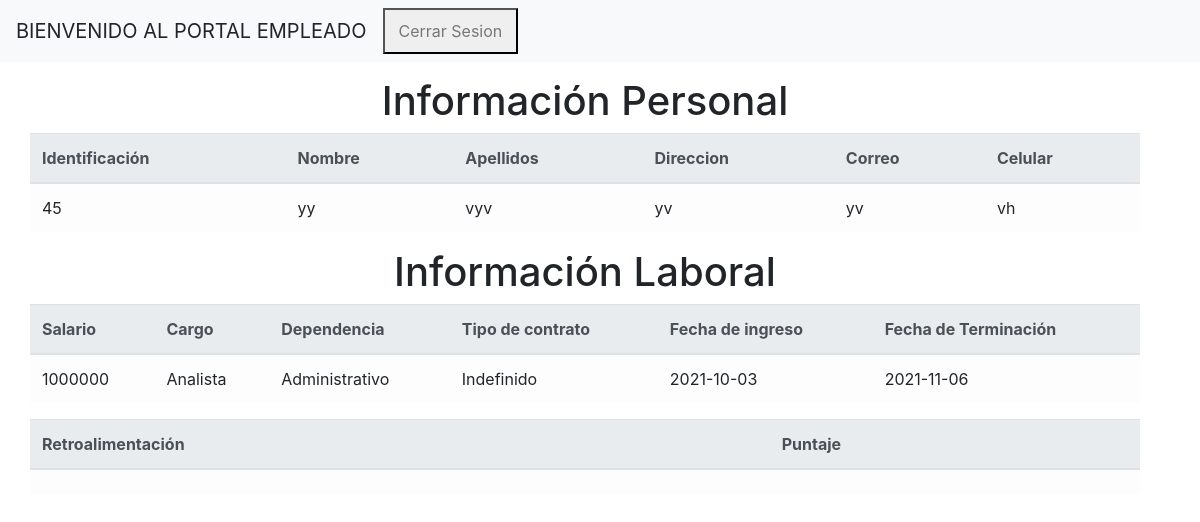
Page /empleado (signed in) on the committed database.
### tables this page shows
CREATE TABLE usuarios (id_cedula INTEGER PRIMARY KEY NOT NULL, nombre VARCHAR (50) NOT NULL, apellido VARCHAR (50) NOT NULL, correo VARCHAR (50) NOT NULL, direccion VARCHAR (150) NOT NULL, celular INTEGER NOT NULL, fecha_ingreso DATE NOT NULL, fecha_termino DATE, salario INTEGER NOT NULL, password VARCHAR (200) NOT NULL, id_cargo INTEGER NOT NULL, id_perfil INTEGER NOT NULL, id_dependencia INTEGER NOT NULL, id_tipo_contrato INTEGER NOT NULL, retroalimentacion VARCHAR (2000), puntuacion INTEGER DEFAULT (0), foto TEXT (5000), CONSTRAINT FKcargos FOREIGN KEY (id_cargo) REFERENCES cargo (id_cargo), CONSTRAINT FKdependencias FOREIGN KEY (id_dependencia) REFERENCES dependencia (id_dependencia), CONSTRAINT FKdependiencias FOREIGN KEY (id_dependencia) REFERENCES dependencia (id_dependencia), CONSTRAINT FKcontratos FOREIGN KEY (id_tipo_contrato) REFERENCES tipo_contrato (id_tipo_contrato), CONSTRAINT PKperfiles FOREIGN KEY (id_perfil) REFERENCES perfil (id_perfil));

CREATE TABLE cargo (id_cargo INTEGER PRIMARY KEY NOT NULL, nombre_cargo VARCHAR (50) NOT NULL);

CREATE TABLE dependencia (id_dependencia INTEGER PRIMARY KEY NOT NULL, nombre_dependencia VARCHAR (50) NOT NULL);

CREATE TABLE tipo_contrato (id_tipo_contrato INTEGER PRIMARY KEY NOT NULL, nombre_tipo_contrato VARCHAR (50) NOT NULL);

### app.py (the view)
@app.route('/empleado', methods=["GET" , "POST"])
def empleado():
    print("Entró en before_request.")
    usuario = str(session.get('id_usuario'))
    perfil = str(session.get('id_perfil'))
    print("id_usuario", usuario)
    print("id_perfil", perfil)
    con = sql.connect("empleados.db")
    con.row_factory = sql.Row
    cur = con.cursor()
    cur.execute('SELECT id_cedula, nombre, apellido, direccion,correo, celular, salario, nombre_cargo, nombre_dependencia, nombre_tipo_contrato, fecha_ingreso,fecha_termino FROM usuarios JOIN cargo on cargo.id_cargo = usuarios.id_cargo JOIN dependencia on dependencia.id_dependencia = usuarios.id_dependencia JOIN tipo_contrato on tipo_contrato.id_tipo_contrato = usuarios.id_tipo_contrato JOIN perfil on perfil.id_perfil = usuarios.id_perfil WHERE id_cedula= ?',(usuario,) )
    rows = cur.fetchall()
    return render ("empleado.html", rows=rows)

### templates/empleado.html (shortened to what this page needs)
<!DOCTYPE html>
<html lang="es">
<head>
    <link rel="stylesheet" href="https://maxcdn.bootstrapcdn.com/bootstrap/4.0.0/css/bootstrap.min.css">
</head>
<body>
    <nav class="navbar navbar-expand-lg navbar-light bg-light ">
        <a class="navbar-brand">BIENVENIDO AL PORTAL EMPLEADO</a>
        <div id="my-nav" class="collapse navbar-collapse">
            <ul class="navbar-nav mr-auto" style="text-align: right;">
               <button style="text-align: right;">
                <a class="nav-link" href="{{ url_for('logout') }}" tabindex="-1" aria-disabled="true" style="background-position: right">Cerrar Sesion</a>
               </button>
            </ul>
        </div>
    </nav>
    <div margin-left= 0 class="container">
{% block contenido  %}
<form action="{{ url_for('empleado') }}" method="post">
<center><h1>Información Personal</h1></center>
<table class="table table-light">
        <thead class="thead-light">
        <tr>
            <th>Identificación</th>
            <th>Nombre</th>
            <th>Apellidos</th>
            <th>Direccion</th>
            <th>Correo</th>
            <th>Celular</th>
         </tr>
        {% for row in rows %}
        <tr>
            <td>{{row["id_cedula"]}}</td>
            <td>{{row["nombre"]}}</td>
            <td>{{row["apellido"]}}</td>
            <td>{{row["direccion"]}}</td>
            <td>{{row["correo"]}}</td>
            <td>{{row["celular"]}}</td>
        </tr>
        {% endfor %}
    </thead>
        </table>
</form>
<form action="{{ url_for('empleado') }}" method="post">
    <center><h1>Información Laboral</h1></center>
    <center>
    <table class="table table-light">
            <thead class="thead-light">
            <tr>
                <th>Salario</th>
                <th>Cargo</th>
                <th>Dependencia</th>
                <th>Tipo de contrato</th>
                <th>Fecha de ingreso</th>
                <th>Fecha de Terminación</th>
            </tr>
        <tr>
        {% for row in rows %}
        <td>{{row["salario"]}}</td>
        <td>{{row["nombre_cargo"]}}</td>
        <td>{{row["nombre_dependencia"]}}</td>
        <td>{{row["nombre_tipo_contrato"]}}</td>
        <td>{{row["fecha_ingreso"]}}</td>
        <td>{{row["fecha_termino"]}}</td>
    </tr>
    </thead>
    </table>
        {% endfor %}
        <table class="table table-light">
            <thead class="thead-light">
            <tr>
                <th>Retroalimentación</th>
                <th>Puntaje</th>
             </tr>
            {% for row in rows %}
            <tr>
                <td>{{row["retroalimentacion"]}}</td>
                <td>{{row["puntuacion"]}}</td>
            </tr>
            {% endfor %}
        </thead>
            </table>
</form>
{% endblock  %}

### templates/empleado.html (style rules this page uses)
.container { margin: 15px; }

### rows in the picture
usuarios: id_cedula "45", nombre "yy", apellido "vyv", direccion "yv", correo "yv", celular "vh", salario "1000000", nombre_cargo "Analista", nombre_dependencia "Administrativo", nombre_tipo_contrato "Indefinido", fecha_ingreso "2021-10-03", fecha_termino "2021-11-06"
